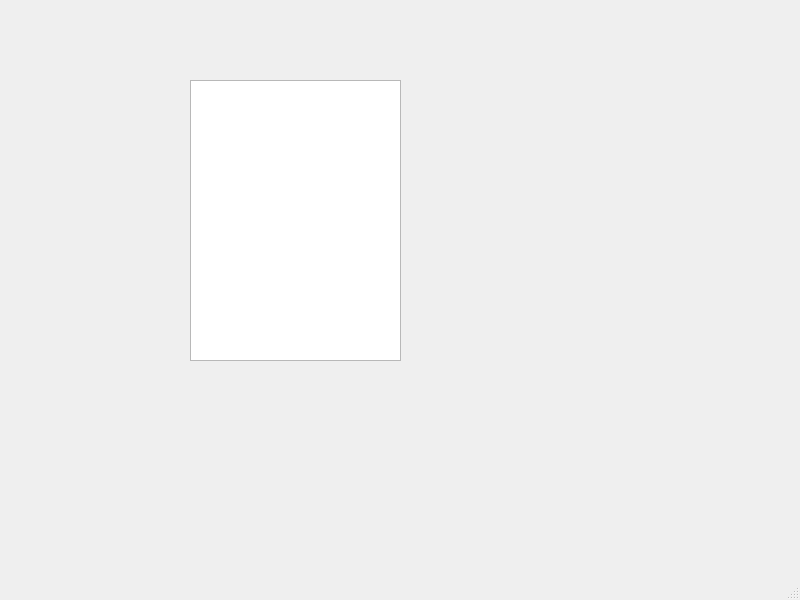
<?xml version="1.0" encoding="UTF-8"?>
<ui version="4.0">
 <class>MainWindow</class>
 <widget class="QMainWindow" name="MainWindow">
  <property name="geometry">
   <rect>
    <x>0</x>
    <y>0</y>
    <width>800</width>
    <height>600</height>
   </rect>
  </property>
  <property name="sizePolicy">
   <sizepolicy hsizetype="Maximum" vsizetype="Maximum">
    <horstretch>0</horstretch>
    <verstretch>0</verstretch>
   </sizepolicy>
  </property>
  <property name="windowTitle">
   <string>HXTool</string>
  </property>
  <widget class="QWidget" name="centralwidget">
   <widget class="QTableWidget" name="assetSummaryTable">
    <property name="geometry">
     <rect>
      <x>190</x>
      <y>80</y>
      <width>211</width>
      <height>281</height>
     </rect>
    </property>
    <property name="autoScroll">
     <bool>true</bool>
    </property>
    <property name="rowCount">
     <number>0</number>
    </property>
    <property name="columnCount">
     <number>0</number>
    </property>
    <attribute name="horizontalHeaderVisible">
     <bool>true</bool>
    </attribute>
    <attribute name="verticalHeaderVisible">
     <bool>false</bool>
    </attribute>
   </widget>
  </widget>
  <widget class="QMenuBar" name="menubar">
   <property name="geometry">
    <rect>
     <x>0</x>
     <y>0</y>
     <width>800</width>
     <height>23</height>
    </rect>
   </property>
  </widget>
  <widget class="QStatusBar" name="statusbar"/>
 </widget>
 <resources/>
 <connections/>
</ui>
